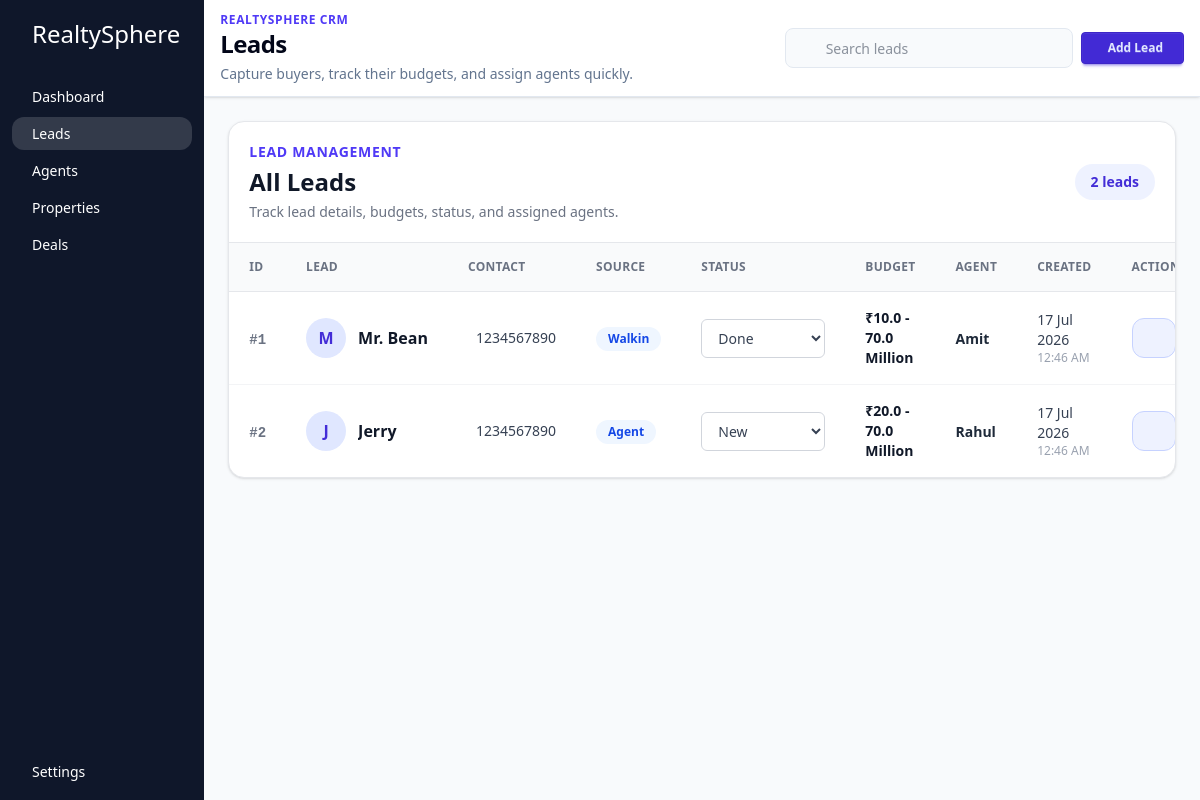
/lead/, run on the app's committed database.
### core/models.py (models this page shows, shortened)
class Lead(models.Model):
    class LeadStatus(models.TextChoices):
        NEW = 'new','New'
        CONTACTED = 'contacted','Contacted'
        SITE_VISITED = 'Site Visited','Site Visited'
        NEGOTIATION = 'Negotiation','Negotiation'
        LOST = 'Lost','Lost'
        DONE = 'Done','Done'
    class SourceType(models.TextChoices):
        WEBSITE = 'Website','Website'
        WALKIN = 'Walkin','Walkin'
        SOCIAL_MEDIA = 'Social Media','Social Media'
        AGENT = 'Agent','Agent'
    fullname = models.CharField(max_length=255)
    phone_number = models.CharField(max_length=10)
    source = models.CharField(max_length=255, choices = SourceType.choices) #webiste or walkin or social media post or agents
    interested_property_types = models.ForeignKey(to=Property, on_delete=models.SET_NULL, related_name='interested_leads', null=True, blank=True)
    min_budget = models.DecimalField(max_digits=12, decimal_places=2)
    max_budget = models.DecimalField(max_digits=12, decimal_places=2)
    status = models.CharField(max_length=255, choices=LeadStatus.choices) #new, contacted, interested, not interested, closed
    assigned_agent = models.ForeignKey(to=Agent, on_delete=models.SET_NULL, related_name='assigned_leads', null=True, blank=True)
    updated_at = models.DateTimeField(auto_now=True)
    created_at = models.DateTimeField(auto_now_add=True)
    def get_budget_range(self):
        start = intword(self.min_budget).split(" ")[0]
        end = intword(self.max_budget).split(" ")[0]
        unit = intword(self.max_budget).split(" ")[-1]
        return f"{start} - {end} {unit}"

class Agent(models.Model):
    user = models.OneToOneField(to=User, on_delete=models.CASCADE) # prefer to use get_user_model() instead of User model directly
    profile_picture = models.ImageField(upload_to='profile', default='profile/default.jpg')
    phone_number = models.CharField(max_length=10)
    region = models.CharField(max_length=50)
    commission_share = models.DecimalField(max_digits=4, decimal_places=2)
    monthly_target = models.DecimalField(max_digits=10, decimal_places=2)
    created_at = models.DateTimeField(auto_now_add=True)
    def __str__(self):
        return self.user.get_full_name() or self.user.username

### core/views.py (the view, shortened to what this page needs)
# urls.py: path("lead/", views.leads, name = 'leads' ),
def leads(request):
    form = LeadForm(request.POST or None, request.FILES or None)
    if request.method == 'POST' and form.is_valid():
        form.save()
        return redirect('leads')
    queryset = Lead.objects.select_related("assigned_agent__user", "interested_property_types").all()
    query = request.GET.get("q", "").strip()
    context = {
        "leads": queryset,
        "form": form,
        "lead_status": Lead.LeadStatus.choices,
    }
    return render(request, 'pages/leads.html', context)

### core/forms.py
class LeadForm(forms.ModelForm):
    class Meta:
        model = Lead
        fields = "__all__"

### core/models.py (called while the page is built)
    def __str__(self):
        return self.title

### core/templates/pages/leads.html (shortened to what this page needs)
{% extends 'base.html' %}
{% block title %}Leads{% endblock %}
{% block subtitle %}Capture buyers, track their budgets, and assign agents quickly.{% endblock %}
{% block add_button_label %}Add Lead{% endblock %}
{% block search_placeholder %}Search leads{% endblock %}
{% block content %}
{% include 'components/leadscontainer.html' %}
{% endblock %}

### core/templates/components/leadscontainer.html (shortened to what this page needs)
{% load humanize %}
<section class="rounded-2xl border border-gray-200 bg-white shadow-sm">
  <div class="flex flex-col gap-3 border-b border-gray-200 px-5 py-5 sm:flex-row sm:items-center sm:justify-between">
    <div>
      <p class="text-sm font-semibold uppercase tracking-wider text-indigo-600">Lead Management</p>
      <h2 class="mt-1 text-2xl font-bold text-gray-900">All Leads</h2>
      <p class="mt-1 text-sm text-gray-500">Track lead details, budgets, status, and assigned agents.</p>
    </div>
    <div class="w-fit rounded-full bg-indigo-50 px-4 py-2 text-sm font-semibold text-indigo-700">{{ leads|length }} lead{{ leads|length|pluralize }}</div>
  </div>
  {% if leads %}
    <div class="overflow-x-auto">
      <table class="w-full min-w-[1000px] text-left">
        <thead class="bg-gray-50">
          <tr class="border-b border-gray-200 text-xs font-semibold uppercase tracking-wide text-gray-500">
            <th class="px-5 py-4">ID</th>
            <th class="px-5 py-4">Lead</th>
            <th class="px-5 py-4">Contact</th>
            <th class="px-5 py-4">Source</th>
            <th class="px-5 py-4">Status</th>
            <th class="px-5 py-4">Budget</th>
            <th class="px-5 py-4">Agent</th>
            <th class="px-5 py-4">Created</th>
            <th class="px-5 py-4">Actions</th>
          </tr>
        </thead>
        <tbody class="divide-y divide-gray-100">
          {% for lead in leads %}
            <tr data-search-item class="transition-colors duration-200 hover:bg-indigo-50/40">
              <td class="px-5 py-4">
                <span class="font-mono text-sm font-semibold text-gray-500">#{{ lead.id }}</span>
              </td>
              <td class="px-5 py-4">
                <div class="flex items-center gap-3">
                  <div class="flex h-10 w-10 shrink-0 items-center justify-center rounded-full bg-indigo-100 font-bold text-indigo-700">{{ lead.fullname|slice:':1'|upper }}</div>
                  <div class="min-w-0">
                    <p class="truncate font-semibold text-gray-900">{{ lead.fullname }}</p>
                  </div>
                </div>
              </td>
              <td class="px-5 py-4">
                <div class="flex items-center gap-2 text-sm text-gray-700">
                  <span>{{ lead.phone_number }}</span>
                </div>
              </td>
              <td class="px-5 py-4">
                <span class="inline-flex rounded-full bg-blue-50 px-3 py-1 text-xs font-semibold text-blue-700">{{ lead.get_source_display|default:lead.source }}</span>
              </td>
              <td class="px-5 py-4">
                <form action="{% url 'update_lead_status' lead.id %}" method="post">
                  <select name="status" onchange="this.form.submit()" class="rounded-md border border-gray-300 bg-white py-2 px-3 text-sm text-gray-700 focus:outline-none focus:ring-2 focus:ring-indigo-500">
                  {% for value, label in lead_status %}
                    {% if value == lead.status %}
                      <option value="{{ value }}" selected>{{ label }}</option>
                    {% else %}
                      <option value="{{ value }}">{{ label }}</option>
                    {% endif %}
                  {% endfor %}
                  </select>
                </form>
              </td>
              <td class="px-5 py-4">
                <div>
                  <p class="text-sm font-bold text-gray-900 capitalize">&#8377;{{ lead.get_budget_range }}</p>
                </div>
              </td>
              <td class="px-5 py-4">
                {% if lead.assigned_agent %}
                  <div class="flex items-center gap-3">
                    <div class="min-w-0">
                      <a href="{% url 'agents'  %}" class="truncate text-sm font-semibold text-gray-800">{{ lead.assigned_agent.user.get_full_name|default:lead.assigned_agent.user.username }}</a>
                    </div>
                  </div>
                {% else %}
                  <span class="rounded-full bg-gray-100 px-3 py-1 text-xs font-medium text-gray-500">Unassigned</span>
                {% endif %}
              </td>
              <td class="px-5 py-4">
                <p class="text-sm font-medium text-gray-700">{{ lead.created_at|date:'d M Y' }}</p>
                <p class="text-xs text-gray-400">{{ lead.created_at|time:'h:i A' }}</p>
              </td>
              <td class="px-5 py-4">
                <div class="flex items-center gap-2">
                  <a href="{% url 'edit_lead' lead.id %}" class="flex h-10 w-11 items-center justify-center rounded-xl border border-indigo-200 bg-indigo-50 text-indigo-600 transition hover:border-indigo-300 hover:bg-indigo-100" aria-label="Edit lead"></a>
                </div>
            </tr>
          {% endfor %}
        </tbody>
      </table>
    </div>
  {% endif %}
</section>

### data on the page
Lead: id "1", fullname "M", fullname "Mr. Bean", phone_number "1234567890", source "Walkin", status "Done", get_budget_range "10.0 - 70.0 Million", assigned_agent.user.get_full_name "Amit", created_at "17 Jul 2026", created_at "12:46 AM"
Lead: id "2", fullname "J", fullname "Jerry", phone_number "1234567890", source "Agent", status "New", get_budget_range "20.0 - 70.0 Million", assigned_agent.user.get_full_name "Rahul", created_at "17 Jul 2026", created_at "12:46 AM"

### other printed values
{{ leads|length }} "2"
